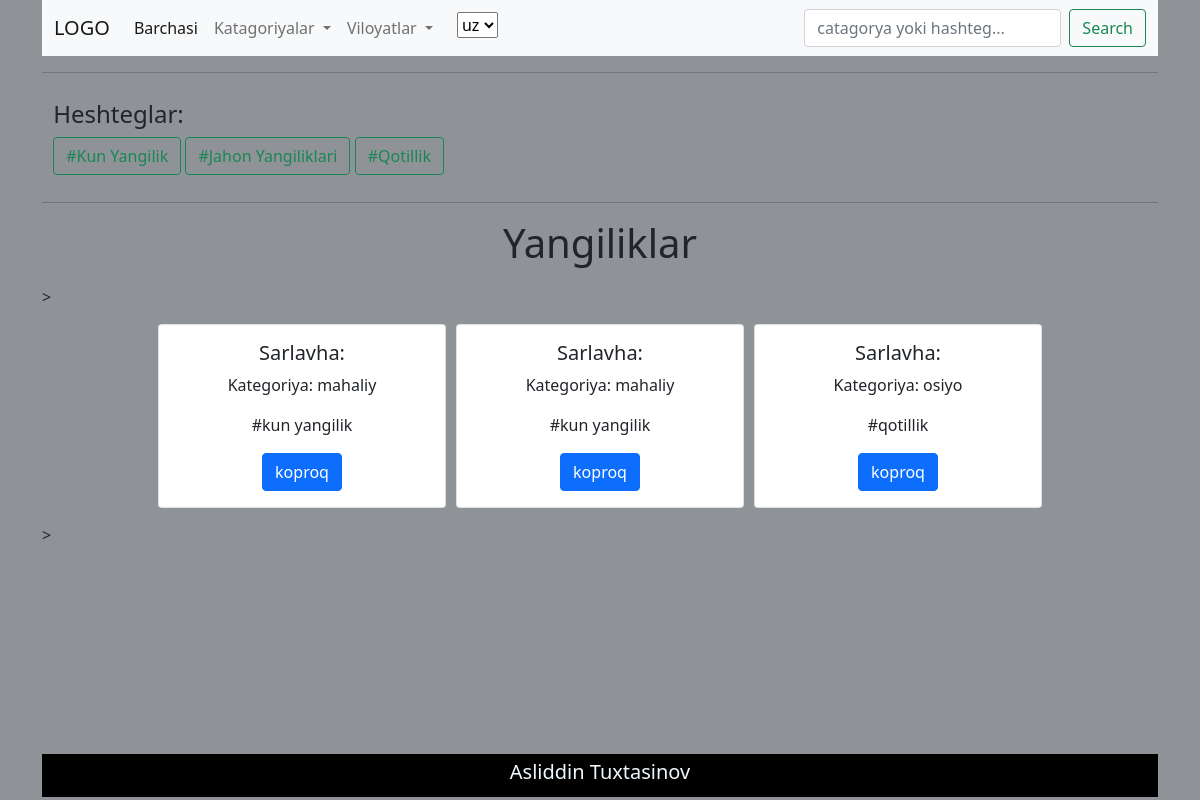
The page / on the database its author committed.
### app/models.py (models this page shows, shortened)
class Hashtags(models.Model):
    name = models.CharField(max_length=255, blank=True, null=True)
    slug = models.SlugField(max_length=255, blank=True, null=True)
    class Meta:
        verbose_name_plural = 'Hashtags'
    def get_absolute_url(self):
        return reverse("hashtag", kwargs={"slug": self.slug}) # f'hashtag/{self.slug}'
    def __str__(self):
        return self.name

class Blog(TranslatableModel):
    translations = TranslatedFields(
        title       = models.CharField(max_length = 255, verbose_name = _('Title')),
        description = models.TextField(verbose_name = _('Description')))
    slug       = models.SlugField(max_length = 255, unique = True)
    created_at = models.DateTimeField(auto_now_add = True,)
    image      = models.ImageField(upload_to = 'blogimages')
    region     = models.ForeignKey(Regions, on_delete  = models.CASCADE,)
    category   = models.ForeignKey(Category, on_delete = models.CASCADE,)
    hashtag    = models.ForeignKey(Hashtags, on_delete = models.CASCADE)
    class Meta:
        verbose_name_plural = 'Blog'
    def get_absolute_url(self):
        return reverse("post", kwargs={"slug": self.slug}) # f'post/{self.slug}'

class Category(models.Model):
    name       = models.CharField(max_length=255, blank=True, null=True)
    slug       = models.SlugField(max_length=255, unique=True, blank=True, null=True)
    created_at = models.DateTimeField(auto_now_add=True)
    class Meta:
        verbose_name_plural = "Categories"
    def __str__(self):
        return self.name
    def get_absolute_url(self):
        return reverse("categories", kwargs={"slug": self.slug}) # f'categories/{self.slug}'

### app/views.py (the view)
# urls.py: path('', HomePageView.as_view(), name = "index" ),
class HomePageView(ListView):
    template_name = 'home.html'
    queryset = Blog.objects.all()
    context_object_name = 'post'
    def get_context_data(self, *args, **kwargs):
        context = super().get_context_data()
        context['category'] = Category.objects.all()
        context['regions']  = Regions.objects.all()
        context['hashtegs'] = Hashtags.objects.all()
        return context

### app/models.py (called while the page is built)
    def get_absolute_url(self):
        return reverse("regions", kwargs={"slug": self.slug})  # f'regions/{self.slug}'

### templates/home.html (shortened to what this page needs)
{% extends "nav-foot.html" %}
{% load i18n %}
{% load static %}
{% block content %}
<div class="container">
    <div class="row">
        <h1>{% trans 'Yangiliklar' %}</h1>
    </div>
</div>>
<div class="container">
    <div class="row">
        {% include 'detal.html' %}
    </div>
</div>>
{% endblock content %}

### templates/nav-foot.html (shortened to what this page needs)
{% load i18n %}
{% load static %}
<!DOCTYPE html>
<html lang="en">
<head>
    <link href="https://cdn.jsdelivr.net/npm/bootstrap@5.0.1/dist/css/bootstrap.min.css" rel="stylesheet">
    <link rel="stylesheet" href="{% static 'style/style.css' %}">
</head>
<body>
    <header>
        <div class="container">
            <nav class="navbar navbar-expand-lg navbar-light bg-light" id="nav">
                <div class="container-fluid">
                  <a class="navbar-brand" href="/">LOGO</a>
                    <div class="collapse navbar-collapse" id="navbarSupportedContent">
                        <ul class="navbar-nav me-auto mb-2 mb-lg-0">
                            <li class="nav-item">
                                <a class="nav-link active" aria-current="page" href="/">{% trans 'Barchasi' %}</a>
                            </li>
                            <li class="nav-item dropdown">
                                <a class="nav-link dropdown-toggle" href="#" id="navbarDropdown" role="button" data-bs-toggle="dropdown" aria-expanded="false">{% trans 'Katagoriyalar' %}
                                </a>
                            </li>
                            <li class="nav-item dropdown">
                                <a class="nav-link dropdown-toggle" href="#" id="navbarDropdown" role="button" data-bs-toggle="dropdown" aria-expanded="false">{% trans 'Viloyatlar' %}
                                </a>
                            </li>
                            <li class="dropdown-item">
                                <form action="{% url 'set_language' %}" method="post">{% csrf_token %}
                                    <select name="language" onchange="this.form.submit()">
                                        {% get_current_language as LANGUAGE_CODE %}
                                        {% get_available_languages as LANGUAGES %}
                                        {% get_language_info_list for LANGUAGES as languages %}
                                        {% for language in languages %}
                                            <option value="{{ language.code }}"{% if language.code == LANGUAGE_CODE %}
                                                    selected{% endif %}>
                                                {{ language.code }}
                                            </option>
                                        {% endfor %}
                                    </select>
                                </form>
                            </li>
                        </ul>
                        <form class="d-flex" method="GET" action="{% url 'search_post' %}">
                            <input class="form-control me-2" type="search" placeholder="{% trans 'catagorya yoki hashteg...' %}" aria-label="Search" name="q">
                            <button class="btn btn-outline-success" type="submit">Search</button>
                        </form>
                    </div>
                </div>
            </nav><hr>
            <div class="tegs" style="padding: 1%;">
                <h4>{% trans 'Heshteglar' %}:</h4>
                    <div class="texna">
                        {% for tag in hashtegs %}
                            <a href="{{tag.get_absolute_url}}"><button class="btn btn-outline-success">#{{tag.name|title}}</button></a>
                        {% endfor %}
                    </div>
            </div><hr>
        </div>
    </header>
    <main style="min-height: 535px;">
        <div class="container">
            {% block content %}{% endblock content %}
        </div>
    </main>
    <footer>
        <div class="container">
            <div class="foot" style="padding: 0.5%;">
                <h5>Asliddin Tuxtasinov</h5>
            </div>
        </div>
    </footer>
</body>
</html>

### templates/detal.html (shortened to what this page needs)
{% load i18n %}
{% load static %}
{% if post %}
    {% for post in post %}
        <div class="card" style="width: 18rem;">
            <div class="card-body">
            <h5 class="card-title">{% trans 'Sarlavha' %}: {{ post.title }}</h5>
            <p class="card-text">{% trans 'Kategoriya' %}: {{ post.category }}</p>
            <p class="card-text">#{{ post.hashtag }}</p>
            <a href="{{post.get_absolute_url}}" class="btn btn-primary">{% trans "koproq" %}</a>
            </div>
        </div>
    {% endfor %}
{% else %}
        <h1 aligin="center">{% trans "Hech narsa topilmadi" %}</h1>
{% endif %}

### static/style/style.css (style rules this page uses)
* { margin: 0; padding: 0; }
body { background-color: rgba(63, 70, 77, 0.582); }
main .container { margin: 10px auto; }
main .container .row { text-align: center; display: flex; justify-content: center; }
main .container .card { margin: 5px; }
footer .container .foot { text-align: center; font: bold; color: aliceblue; background-color: black; }

### rows shown on the page
Hashtags: name "Kun Yangilik"
Hashtags: name "Jahon Yangiliklari"
Hashtags: name "Qotillik"
Blog: category "mahaliy", hashtag "kun yangilik"
Blog: category "mahaliy", hashtag "kun yangilik"
Blog: category "osiyo", hashtag "qotillik"

### other values the page prints
form field language "uz"
